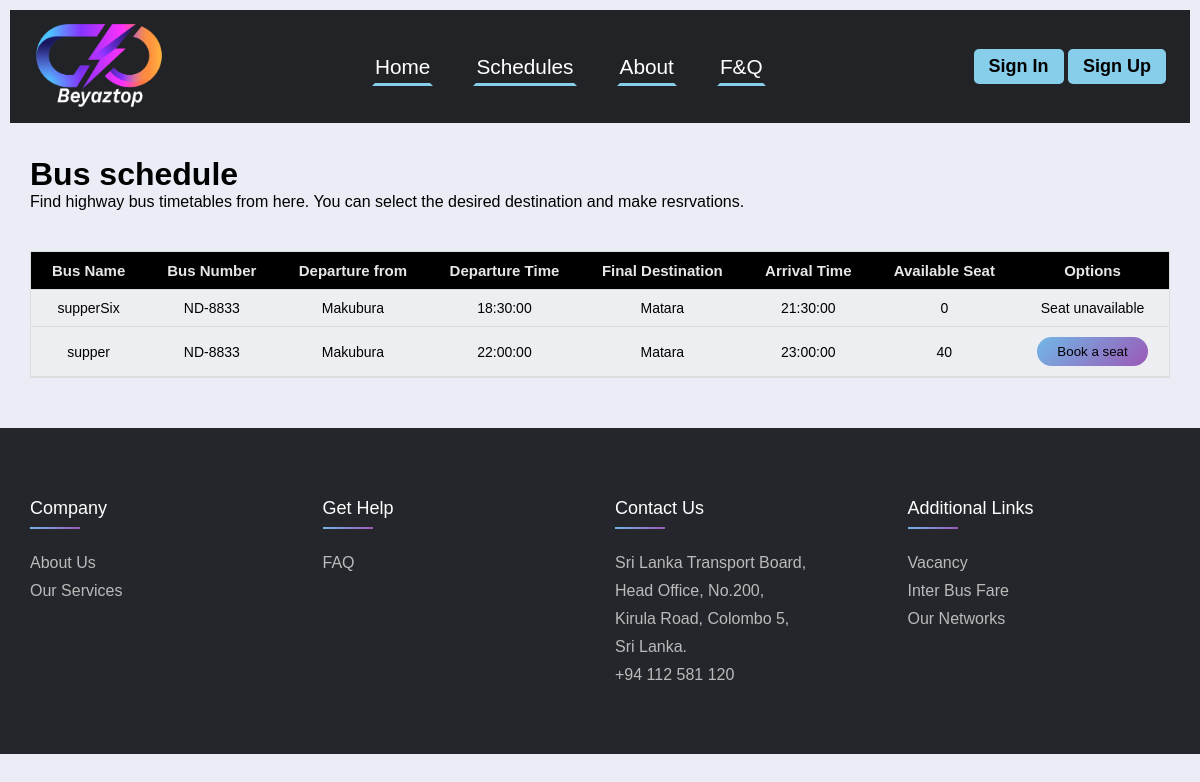
Page /Bus-Shedules.php on the committed database.
### tables this page shows
CREATE TABLE IF NOT EXISTS `bus_shedules` (
  `Shedules_id` int(11) NOT NULL AUTO_INCREMENT,
  `Bus_name` varchar(50) NOT NULL,
  `Bus_number` varchar(50) NOT NULL,
  `Stat_time` time NOT NULL,
  `End_time` time NOT NULL,
  `Starting_point` varchar(50) NOT NULL,
  `Final_destination` varchar(50) NOT NULL,
  `Seats_Count` int(50) NOT NULL,
  `Status` varchar(5) NOT NULL,
  PRIMARY KEY (`Shedules_id`),
  KEY `Bus_number` (`Bus_number`)
);

### Bus-Shedules.php (the view, shortened to what this page needs)
<!doctype html>
<html>
<head>
 <link rel="stylesheet" type="text/css" href="css/authenticate.css">
</head>
<body>
 <header>
		<a href="User-Home-page.php" class="logo"><img src="img/bg-img/Beyaztop-logo.png" alt=" Logo" width="130px" height="85px"></a>
		<ul class="navbar">
			<li ><a href="Home.php">Home</a></li>
     <li><a href="Bus-Shedules.php">Schedules</a></li>
    <li><a href="About.php">About</a></li>
    <li><a href="F&Q.php">F&Q</a></li>
		</ul>
		<div class="main">
			<div class="loginbtn"><button onClick="location.href='Login.php'">Sign In</button>
   <button onClick="location.href='Register.php'">Sign Up</button></div>
		</div>
	</header>
<main>
 <br><br><br><br><br><br><br>
 <div id="table-page-wrap">
  <h1>Bus schedule</h1>
  <p>Find highway bus timetables from here. You can select the desired destination and make resrvations.</p>
</div>
  <div class="userTable">
    <div class="header_fixed">
      <table>
        <thead>
          <?php
         $cur_time= date("H:i:s");
         include 'connect.php';
          $sql = "SELECT * FROM bus_shedules where Status='A' ";
          $res = mysqli_query( $connect, $sql );
          $count = mysqli_num_rows( $res );
          if ( $count > 0 ) {
            ?>
          <tr>
            <th>Bus Name</th>
            <th>Bus Number</th>
            <th>Departure from</th>
            <th>Departure Time</th>
            <th>Final Destination</th>
            <th>Arrival Time</th>
            <th>Available Seat</th>
            <th>Options</th>
          </tr>
        </thead>
        <?php
        while ( $row = mysqli_fetch_assoc( $res ) ) {
          $id = $row[ 'Shedules_id' ];
          $Bname = $row[ 'Bus_name' ];
          $Bnumber = $row[ 'Bus_number' ];
          $Stime = $row[ 'Stat_time' ];
          $Etime = $row[ 'End_time' ];
          $Spoint = $row[ 'Starting_point' ];
          $Destination = $row[ 'Final_destination' ];
         if($cur_time <=$Stime){
          ?>
        <tbody>
          <tr>
            <td><?php echo $Bname;?></td>
            <td><?php echo $Bnumber;?></td>
            <td><?php echo $Spoint;?></td>
            <td><?php echo $Stime;?></td>
            <td><?php echo $Destination;?></td>
            <td><?php echo $Etime;?></td>
            <?php
            $sql_Seat_Status = mysqli_query( $connect, 'SELECT COUNT(*) as seat_Count from seat where Shedules_id="' . $id . '" AND Status="A";' );
            $result = mysqli_fetch_assoc( $sql_Seat_Status );
            $seat_Count = $result[ 'seat_Count' ];
            ?>
            <td><?php echo $seat_Count;?></td>
            <?php
           if($seat_Count!=='0'){
          ?>
           <td><button>
              <a class="btn-table" href="User/user-bus-schedules.php">Book a seat</a>
              </button></td>
           <?php
         }else{
          ?>
           <td>Seat unavailable</td>
           <?php
         }
            ?>
          </tr>
        </tbody>
        <?php
         }else{
         }
        }
        } else {
          echo "<tr> <td colspan='7' class 'error'>Bus Details not add yet.</td></tr>";
        }
        ?>
      </table>
    </div>
  </div>
<footer class="footer">
  <div class="container1">
    <div class="row">
      <div class="footer-col">
        <h4>company</h4>
        <ul>
          <li><a href="About.php">about us</a></li>
          <li><a href="https://www.sltb.lk/service.html">our services</a></li>
        </ul>
      </div>
      <div class="footer-col">
        <h4>get help</h4>
        <ul>
          <li><a href="F&Q.php">FAQ</a></li>
        </ul>
      </div>
      <div class="footer-col">
        <h4>Contact Us</h4>
        <ul>
          <li><a href="#">Sri Lanka Transport Board,</a></li>
          <li><a href="#">Head Office, No.200,</a></li>
          <li><a href="#">Kirula Road, Colombo 5,</a></li>
          <li><a href="#">Sri Lanka.</a></li>
          <li><a href="#">+94 112 581 120</a></li>
        </ul>
      </div>
      <div class="footer-col">
        <h4>Additional Links</h4>
        <ul>
          <li><a href="https://www.sltb.lk/vacancies.html">Vacancy</a></li>
          <li><a href="https://www.sltb.lk/Bus_fare.html">Inter bus fare</a></li>
          <li><a href="https://www.sltb.lk/network.html">Our Networks</a></li>
        </ul>
      </div>
    </div>
  </div>
</footer>
</main>
</body>
</html>

### css/authenticate.css (style rules this page uses)
* { box-sizing: border-box; padding: 0; margin: 0; list-style: none; text-decoration: none; font-family: sans-serif; }
body { background-color: #eaedf5; }
header { position: fixed; width: 100%; top: 0; right: 0; z-index: 1000; display: flex; align-items: center; justify-content: space-between; background-color: #222327; padding: 8px 7%; transition: all .50s ease; border-style: solid; border-width: 10px; border-color: #eaedf5; }
.logo { display: flex; align-items: center; }
.navbar { display: flex; }
.navbar a { color: #fff; font-size: 1.3rem; font-weight: 500; padding: 5px 0; margin: 0px 30px; transition: all .50s ease; border-style: solid; border-bottom-color: #87CEEB; border-top-color: #222327; border-left-color: #222327; border-right-color: #222327; }
.main { display: flex; align-items: center; }
@media (max-width: 1280px) { header { padding: 14px 2%; transition: .2s; } }
@media (max-width: 1280px) { .navbar a { padding: 5px 0; margin: 0px 20px; } }
.loginbtn button { border: none; font-weight: bold; color: black; font-size: 18px; padding: 7px 15px; border-radius: 5px; background: #87CEEB; }
.container1 { max-width: 1170px; margin: auto; }
.row { display: flex; flex-wrap: wrap; }
.footer { background-color: #24262b; padding: 70px 0; }
.footer-col { width: 25%; padding: 0 15px; }
.footer-col h4 { font-size: 18px; color: #ffffff; text-transform: capitalize; margin-bottom: 35px; font-weight: 500; position: relative; }
.footer-col h4::before { content: ''; position: absolute; left: 0; bottom: -10px; background: linear-gradient(135deg, #71b7e6, #9b59b6); height: 2px; box-sizing: border-box; width: 50px; }
.footer-col ul li:not(:last-child) { margin-bottom: 10px; }
.footer-col ul li a { font-size: 16px; text-transform: capitalize; color: #ffffff; text-decoration: none; font-weight: 300; color: #bbbbbb; display: block; transition: all 0.3s ease; }
#table-page-wrap { margin: 30px; }
.userTable { padding-top: 10px; padding-left: 30px; padding-right: 30px; padding-bottom: 50px; box-sizing: border-box; width: 100%; display: flex; justify-content: center; background-color: #eaedf5; }
table { width: 100%; border-collapse: collapse; }
.header_fixed { max-height: 100vh; width: 100%; overflow: auto; border: 1px solid #dddddd; }
.header_fixed thead th { position: sticky; top: 0; background-color: black; color: #e6e7e8; font-size: 15px; }
th, td { border-bottom: 1px solid #dddddd; padding: 10px 20px; font-size: 14px; text-align: center; }
tr:nth-child(odd) { background-color: #edeef1; }
td button { border: none; padding: 7px 20px; border-radius: 20px; background: linear-gradient(135deg, #71b7e6, #9b59b6); color: #FFFFFF; }
.btn-table { color: black; }

### rows in the picture
bus_shedules: Bus_name "supperSix", Bus_number "ND-8833", Starting_point "Makubura", Stat_time "18:30:00", Final_destination "Matara", End_time "21:30:00", seat_Count "0", shows "Seat unavailable"
bus_shedules: Bus_name "supper", Bus_number "ND-8833", Starting_point "Makubura", Stat_time "22:00:00", Final_destination "Matara", End_time "23:00:00", seat_Count "40", shows "Book a seat"
